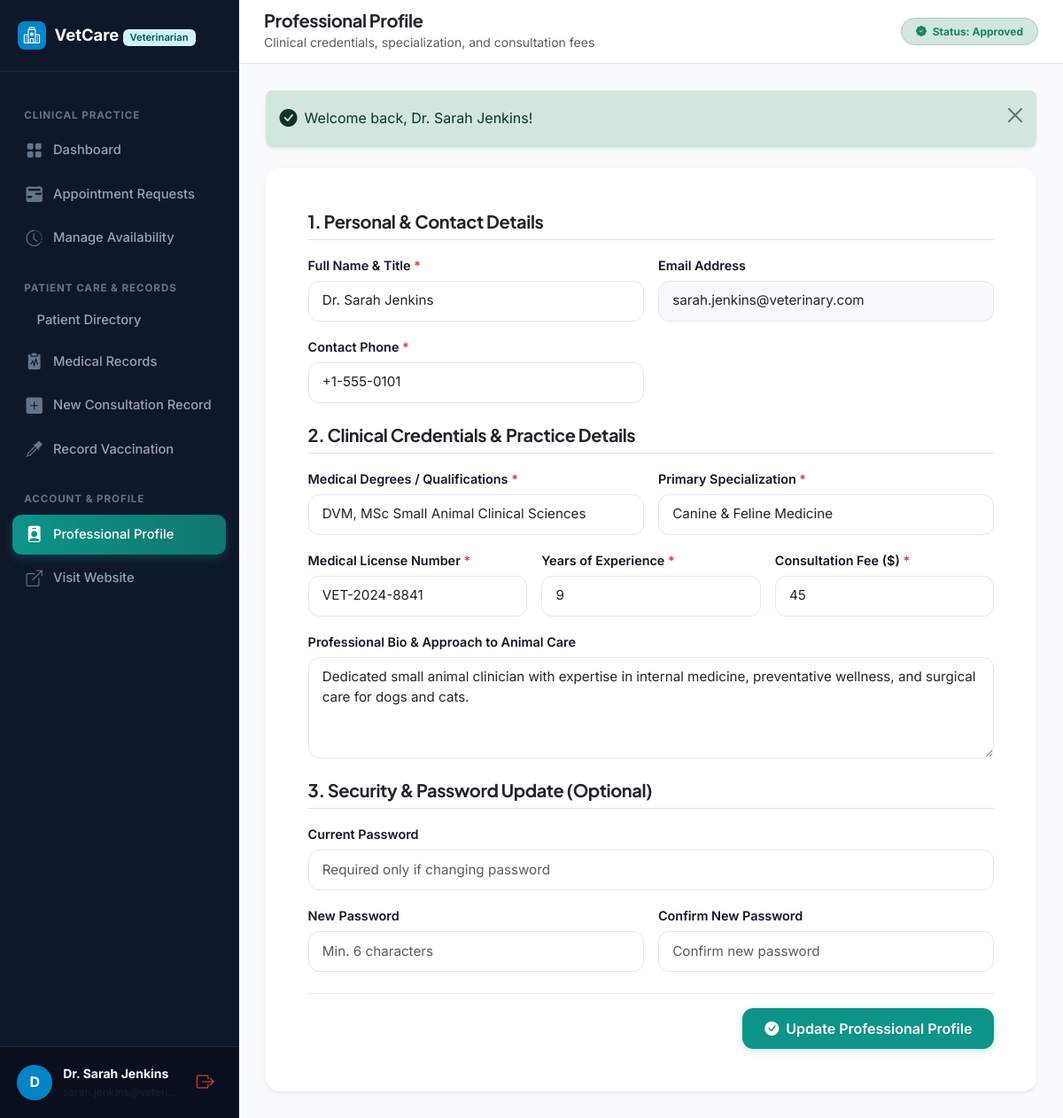
Screenshot of /veterinarian/profile.php (signed in) with the database file from the repository.
### tables this page shows
CREATE TABLE `veterinarian_profiles` (
  `id` INT AUTO_INCREMENT PRIMARY KEY,
  `user_id` INT NOT NULL UNIQUE,
  `qualification` VARCHAR(150) NOT NULL,
  `specialization` VARCHAR(150) NOT NULL,
  `license_number` VARCHAR(100) NOT NULL UNIQUE,
  `experience_years` INT NOT NULL DEFAULT 0,
  `bio` TEXT NULL,
  `consultation_fee` DECIMAL(10,2) NOT NULL DEFAULT 0.00,
  `approval_status` ENUM('pending', 'approved', 'rejected') NOT NULL DEFAULT 'pending',
  `created_at` TIMESTAMP DEFAULT CURRENT_TIMESTAMP,
  `updated_at` TIMESTAMP DEFAULT CURRENT_TIMESTAMP ON UPDATE CURRENT_TIMESTAMP,
  CONSTRAINT `fk_vet_user` FOREIGN KEY (`user_id`) REFERENCES `users` (`id`) ON DELETE CASCADE
);

CREATE TABLE `users` (
  `id` INT AUTO_INCREMENT PRIMARY KEY,
  `full_name` VARCHAR(100) NOT NULL,
  `email` VARCHAR(150) NOT NULL UNIQUE,
  `phone` VARCHAR(30) NOT NULL,
  `password_hash` VARCHAR(255) NOT NULL,
  `role` ENUM('owner', 'veterinarian', 'admin') NOT NULL,
  `account_status` ENUM('active', 'inactive', 'suspended', 'pending') NOT NULL DEFAULT 'active',
  `created_at` TIMESTAMP DEFAULT CURRENT_TIMESTAMP,
  `updated_at` TIMESTAMP DEFAULT CURRENT_TIMESTAMP ON UPDATE CURRENT_TIMESTAMP,
  INDEX `idx_role` (`role`),
  INDEX `idx_status` (`account_status`)
);

### includes/functions.php (called while the page is built, shortened)
<?php
function e($value): string {
    return htmlspecialchars((string)($value ?? ''), ENT_QUOTES, 'UTF-8');
}
function url(string $path = ''): string {
    $path = ltrim($path, '/');
    return rtrim(BASE_URL, '/') . ($path !== '' ? '/' . $path : '');
}

### includes/auth.php (called while the page is built, shortened)
<?php
function current_user(): ?array {
    return $_SESSION['user'] ?? null;
}

### veterinarian/profile.php (the view, shortened to what this page needs)
<?php
require_once __DIR__ . '/../includes/init.php';
$activePage = 'profile';
$user = current_user();
$vetId = (int)$user['id'];
$stmt = $pdo->prepare("
    SELECT u.*, vp.*
    FROM users u
    JOIN veterinarian_profiles vp ON vp.user_id = u.id
    WHERE u.id = ?
");
$stmt->execute([$vetId]);
$vet = $stmt->fetch();
require_once __DIR__ . '/../includes/header.php';
?>
<div class="dashboard-layout">
    <?php require_once __DIR__ . '/../includes/vet_sidebar.php'; ?>
    <main class="dashboard-main">
        <header class="dashboard-topbar">
            <div class="d-flex align-items-center gap-3">
                <div>
                    <h5 class="fw-bold mb-0 text-dark">Professional Profile</h5>
                    <small class="text-muted">Clinical credentials, specialization, and consultation fees</small>
                </div>
            </div>
            <div>
                <span class="badge bg-success-subtle text-success border border-success-subtle px-3 py-2 rounded-pill">
                    <i class="bi bi-patch-check-fill me-1"></i> Status: <?= ucfirst($vet['approval_status']) ?>
                </span>
            </div>
        </header>
        <div class="dashboard-content-body">
            <?php require_once __DIR__ . '/../includes/alerts.php'; ?>
            <div class="card border-0 shadow-sm rounded-4 p-4 p-md-5 bg-white max-w-900 mx-auto">
                <form action="<?= url('actions/profile_update.php') ?>" method="POST" class="needs-validation" novalidate>
                    <h5 class="fw-bold text-dark border-bottom pb-2 mb-3">1. Personal & Contact Details</h5>
                    <div class="row g-3 mb-4">
                        <div class="col-md-6">
                            <label for="full_name" class="form-label">Full Name & Title <span class="text-danger">*</span></label>
                            <input type="text" class="form-control" id="full_name" name="full_name" value="<?= e($vet['full_name']) ?>" required>
                        </div>
                        <div class="col-md-6">
                            <label for="email" class="form-label">Email Address</label>
                            <input type="email" class="form-control bg-light" id="email" value="<?= e($vet['email']) ?>" readonly>
                        </div>
                        <div class="col-md-6">
                            <label for="phone" class="form-label">Contact Phone <span class="text-danger">*</span></label>
                            <input type="tel" class="form-control" id="phone" name="phone" value="<?= e($vet['phone']) ?>" required>
                        </div>
                    </div>
                    <h5 class="fw-bold text-dark border-bottom pb-2 mb-3">2. Clinical Credentials & Practice Details</h5>
                    <div class="row g-3 mb-4">
                        <div class="col-md-6">
                            <label for="qualification" class="form-label">Medical Degrees / Qualifications <span class="text-danger">*</span></label>
                            <input type="text" class="form-control" id="qualification" name="qualification" value="<?= e($vet['qualification']) ?>" required>
                        </div>
                        <div class="col-md-6">
                            <label for="specialization" class="form-label">Primary Specialization <span class="text-danger">*</span></label>
                            <input type="text" class="form-control" id="specialization" name="specialization" value="<?= e($vet['specialization']) ?>" required>
                        </div>
                        <div class="col-md-4">
                            <label for="license_number" class="form-label">Medical License Number <span class="text-danger">*</span></label>
                            <input type="text" class="form-control" id="license_number" name="license_number" value="<?= e($vet['license_number']) ?>" required>
                        </div>
                        <div class="col-md-4">
                            <label for="experience_years" class="form-label">Years of Experience <span class="text-danger">*</span></label>
                            <input type="number" class="form-control" id="experience_years" name="experience_years" value="<?= (int)$vet['experience_years'] ?>" min="0" required>
                        </div>
                        <div class="col-md-4">
                            <label for="consultation_fee" class="form-label">Consultation Fee ($) <span class="text-danger">*</span></label>
                            <input type="number" step="0.50" class="form-control" id="consultation_fee" name="consultation_fee" value="<?= (float)$vet['consultation_fee'] ?>" min="0" required>
                        </div>
                        <div class="col-12">
                            <label for="bio" class="form-label">Professional Bio & Approach to Animal Care</label>
                            <textarea class="form-control" id="bio" name="bio" rows="4"><?= e($vet['bio']) ?></textarea>
                        </div>
                    </div>
                    <h5 class="fw-bold text-dark border-bottom pb-2 mb-3">3. Security & Password Update (Optional)</h5>
                    <div class="row g-3 mb-4">
                        <div class="col-12">
                            <label for="current_password" class="form-label">Current Password</label>
                            <input type="password" class="form-control" id="current_password" name="current_password" placeholder="Required only if changing password">
                        </div>
                        <div class="col-md-6">
                            <label for="new_password" class="form-label">New Password</label>
                            <input type="password" class="form-control" id="new_password" name="new_password" placeholder="Min. 6 characters">
                        </div>
                        <div class="col-md-6">
                            <label for="new_password_confirm" class="form-label">Confirm New Password</label>
                            <input type="password" class="form-control" id="new_password_confirm" name="new_password_confirm" placeholder="Confirm new password">
                        </div>
                    </div>
                    <div class="d-flex justify-content-end gap-2 pt-3 border-top">
                        <button type="submit" class="btn btn-primary px-4">
                            <i class="bi bi-check-circle-fill me-1"></i> Update Professional Profile
                        </button>
                    </div>
                </form>
            </div>
        </div>
    </main>
</div>
<?php require_once __DIR__ . '/../includes/footer.php'; ?>

### includes/vet_sidebar.php (shortened to what this page needs)
<?php
$activePage = $activePage ?? '';
$user = current_user();
?>
<aside class="sidebar-wrapper">
    <div class="sidebar-header">
        <a href="<?= url('veterinarian/dashboard.php') ?>" class="brand-title text-decoration-none">
            <span class="brand-icon d-inline-flex align-items-center justify-content-center text-white" style="width: 32px; height: 32px; background: #0284c7; border-radius: 8px;">
                <i class="bi bi-hospital"></i>
            </span>
            <span>VetCare <span class="badge bg-info-subtle text-info-emphasis fw-semibold px-2 py-1" style="font-size: 0.7rem;">Veterinarian</span></span>
        </a>
    </div>
    <div class="sidebar-nav">
        <div class="nav-section-title">Clinical Practice</div>
        <ul class="nav flex-column">
            <li class="nav-item">
                <a class="nav-link <?= $activePage === 'dashboard' ? 'active' : '' ?>" href="<?= url('veterinarian/dashboard.php') ?>">
                    <i class="bi bi-grid-fill"></i> Dashboard
                </a>
            </li>
            <li class="nav-item">
                <a class="nav-link <?= $activePage === 'appointments' ? 'active' : '' ?>" href="<?= url('veterinarian/appointments.php') ?>">
                    <i class="bi bi-calendar2-range-fill"></i> Appointment Requests
                </a>
            </li>
            <li class="nav-item">
                <a class="nav-link <?= $activePage === 'availability' ? 'active' : '' ?>" href="<?= url('veterinarian/availability.php') ?>">
                    <i class="bi bi-clock-history"></i> Manage Availability
                </a>
            </li>
        </ul>
        <div class="nav-section-title">Patient Care & Records</div>
        <ul class="nav flex-column">
            <li class="nav-item">
                <a class="nav-link <?= $activePage === 'my_patients' ? 'active' : '' ?>" href="<?= url('veterinarian/my_patients.php') ?>">
                    <i class="bi bi-folder-heart"></i> Patient Directory
                </a>
            </li>
            <li class="nav-item">
                <a class="nav-link <?= $activePage === 'medical_history' ? 'active' : '' ?>" href="<?= url('veterinarian/medical_history.php') ?>">
                    <i class="bi bi-clipboard2-pulse-fill"></i> Medical Records
                </a>
            </li>
            <li class="nav-item">
                <a class="nav-link <?= $activePage === 'medical_record_add' ? 'active' : '' ?>" href="<?= url('veterinarian/medical_record_add.php') ?>">
                    <i class="bi bi-plus-square-fill"></i> New Consultation Record
                </a>
            </li>
            <li class="nav-item">
                <a class="nav-link <?= $activePage === 'vaccination_add' ? 'active' : '' ?>" href="<?= url('veterinarian/vaccination_add.php') ?>">
                    <i class="bi bi-eyedropper"></i> Record Vaccination
                </a>
            </li>
        </ul>
        <div class="nav-section-title">Account & Profile</div>
        <ul class="nav flex-column">
            <li class="nav-item">
                <a class="nav-link <?= $activePage === 'profile' ? 'active' : '' ?>" href="<?= url('veterinarian/profile.php') ?>">
                    <i class="bi bi-person-badge-fill"></i> Professional Profile
                </a>
            </li>
            <li class="nav-item">
                <a class="nav-link" href="<?= url('index.php') ?>" target="_blank">
                    <i class="bi bi-box-arrow-up-right"></i> Visit Website
                </a>
            </li>
        </ul>
    </div>
    <div class="sidebar-footer">
        <div class="d-flex align-items-center justify-content-between">
            <div class="user-mini-card">
                <div class="user-avatar-circle" style="background: #0284c7;">
                    <?= strtoupper(substr($user['full_name'] ?? 'V', 0, 1)) ?>
                </div>
                <div class="overflow-hidden">
                    <div class="text-white small fw-bold text-truncate" style="max-width: 130px;"><?= e($user['full_name'] ?? 'Doctor') ?></div>
                    <div class="text-muted text-truncate" style="font-size: 0.75rem; max-width: 130px;"><?= e($user['email'] ?? '') ?></div>
                </div>
            </div>
            <form action="<?= url('auth/logout.php') ?>" method="POST" class="m-0">
                <button type="submit" class="btn btn-sm btn-outline-danger p-1 px-2 border-0" title="Sign Out">
                    <i class="bi bi-box-arrow-right fs-5"></i>
                </button>
            </form>
        </div>
    </div>
</aside>

### rows the page displays
veterinarian_profiles: user.full_name "D", user.full_name "Dr. Sarah Jenkins", user.email "sarah.jenkins@veteri…", approval_status "Approved", full_name "Dr. Sarah Jenkins", user.email "sarah.jenkins@veterinary.com", phone "+1-555-0101", qualification "DVM, MSc Small Animal Clinical Sciences", specialization "Canine & Feline Medicine", license_number "VET-2024-8841", experience_years "9", consultation_fee "45", bio "Dedicated small animal clinician with expertise in internal medicine, preventative wellness, and surgical care for dogs and cats."

### other values shown
$flash['message'] "Welcome back, Dr. Sarah Jenkins!"
